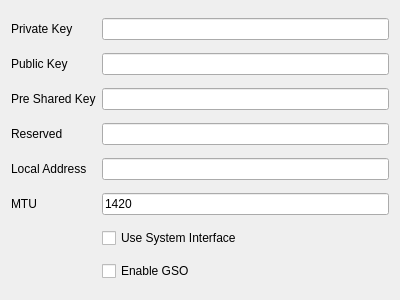
<?xml version="1.0" encoding="UTF-8"?>
<ui version="4.0">
 <class>EditWireguard</class>
 <widget class="QWidget" name="EditWireguard">
  <property name="geometry">
   <rect>
    <x>0</x>
    <y>0</y>
    <width>400</width>
    <height>300</height>
   </rect>
  </property>
  <property name="windowTitle">
   <string>EditWireguard</string>
  </property>
  <layout class="QGridLayout" name="gridLayout">
   <item row="7" column="0">
    <widget class="QLabel" name="mtu_l">
     <property name="text">
      <string>MTU</string>
     </property>
    </widget>
   </item>
   <item row="4" column="0">
    <widget class="QLabel" name="preshared_key_l">
     <property name="text">
      <string>Pre Shared Key</string>
     </property>
    </widget>
   </item>
   <item row="7" column="1">
    <widget class="QLineEdit" name="mtu">
     <property name="text">
      <string>1420</string>
     </property>
    </widget>
   </item>
   <item row="8" column="1">
    <widget class="QCheckBox" name="sys_ifc">
     <property name="text">
      <string>Use System Interface</string>
     </property>
    </widget>
   </item>
   <item row="5" column="1">
    <widget class="QLineEdit" name="reserved"/>
   </item>
   <item row="2" column="1">
    <widget class="QLineEdit" name="private_key"/>
   </item>
   <item row="5" column="0">
    <widget class="QLabel" name="reserved_l">
     <property name="text">
      <string>Reserved</string>
     </property>
    </widget>
   </item>
   <item row="2" column="0">
    <widget class="QLabel" name="private_key_l">
     <property name="text">
      <string>Private Key</string>
     </property>
    </widget>
   </item>
   <item row="9" column="1">
    <widget class="QCheckBox" name="enable_gso">
     <property name="text">
      <string>Enable GSO</string>
     </property>
    </widget>
   </item>
   <item row="4" column="1">
    <widget class="QLineEdit" name="preshared_key"/>
   </item>
   <item row="3" column="0">
    <widget class="QLabel" name="public_key_l">
     <property name="text">
      <string>Public Key</string>
     </property>
    </widget>
   </item>
   <item row="3" column="1">
    <widget class="QLineEdit" name="public_key"/>
   </item>
   <item row="6" column="1">
    <widget class="QLineEdit" name="local_addr"/>
   </item>
   <item row="6" column="0">
    <widget class="QLabel" name="local_addr_l">
     <property name="toolTip">
      <string>&lt;html&gt;&lt;head/&gt;&lt;body&gt;&lt;p&gt;comma seperated list of subnets&lt;/p&gt;&lt;/body&gt;&lt;/html&gt;</string>
     </property>
     <property name="text">
      <string>Local Address</string>
     </property>
    </widget>
   </item>
  </layout>
 </widget>
 <resources/>
 <connections/>
</ui>
